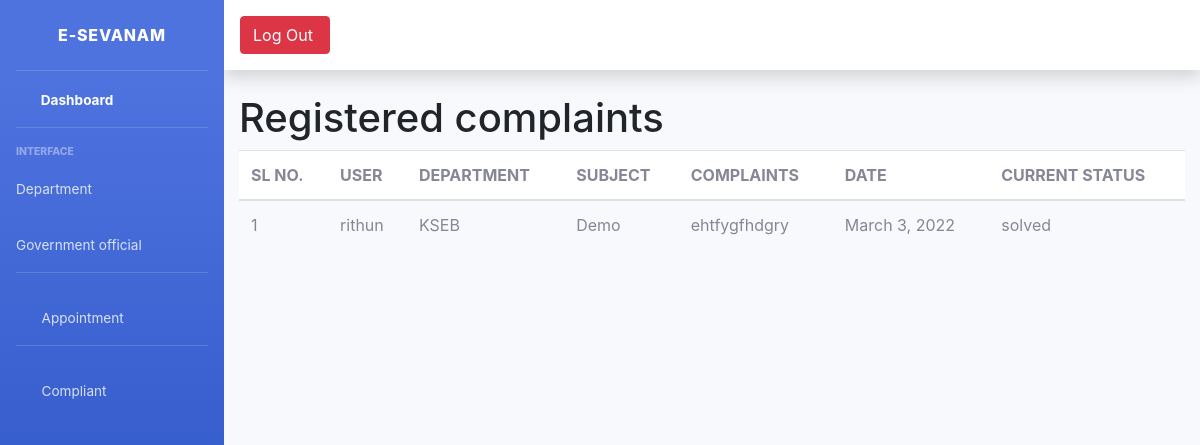
The app's page /complaints, older data.
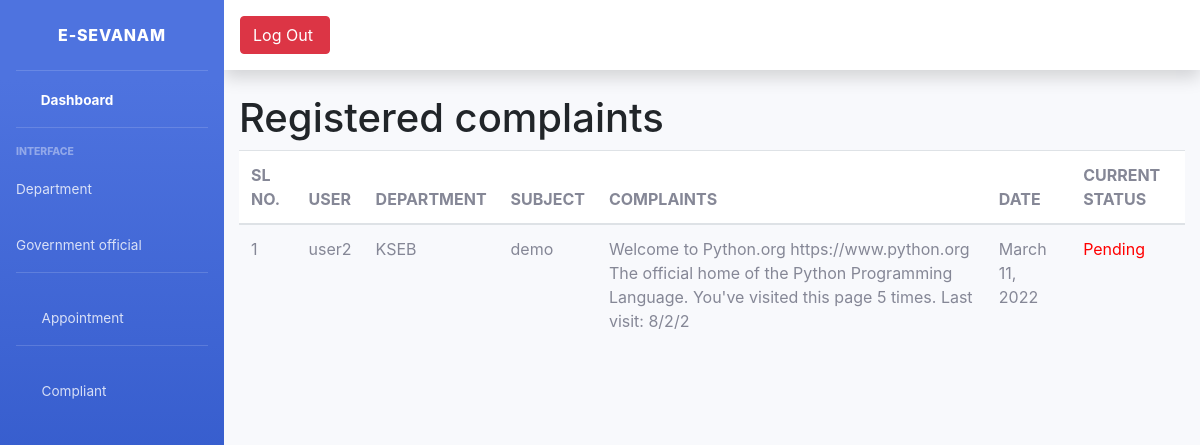
The same page, newer data.
### manageapp1/models.py (models this page shows)
class Complaints(models.Model):
    user = models.ForeignKey(Login, on_delete=models.DO_NOTHING)
    department = models.ForeignKey(Department, on_delete=models.DO_NOTHING)
    subject = models.CharField(max_length=200)
    complaint = models.TextField()
    date = models.DateField(auto_now=True)
    reply = models.TextField(null=True, blank=True)

class Login(AbstractUser):
    is_govt = models.BooleanField(default=False)
    is_user = models.BooleanField(default=False)

class Department(models.Model):
    name= models.CharField(max_length=200)
    place= models.CharField(max_length=200)
    contact_number= models.CharField(max_length=100)
    email= models.EmailField()
    def __str__(self):
        return self.name

### manageapp1/admin_views.py (the view)
# urls.py: path('complaints',admin_views.complaints_view, name='complaints'),
def complaints_view(request):
    data = Complaints.objects.all()
    return render(request, 'cmpview_table.html', {'data': data})

### templates/cmpview_table.html (shortened to what this page needs)
<!DOCTYPE html>
{% extends 'base.html' %}
{% load crispy_forms_filters %}
{% block content %}
<html lang="en">
<head>
   <h1>Registered complaints</h1>
 <head>
    <link rel="stylesheet" href="https://stackpath.bootstrapcdn.com/bootstrap/4.1.3/css/bootstrap.min.css">
    <table class="table">
  <thead class="table table-striped">
    <tr>
      <th scope="col">SL NO.</th>
      <th scope="col">USER</th>
        <th scope="col">DEPARTMENT</th>
        <th scope="col">SUBJECT</th>
      <th scope="col">COMPLAINTS</th>
      <th scope="col">DATE</th>
        <th scope="col">CURRENT STATUS</th>
    </tr>
  </thead>
  <tbody>
  {% for i in data %}
    <tr>
        <td>{{forloop.counter}}</td>
           <td>{{i.user}}</td>
           <td>{{i.department}}</td>
        <td>{{i.subject}}</td>
        <td>{{i.complaint}}</td>
        <td>{{i.date}}</td>
                        <td>
                        {% if i.reply == None %}
                        <p style="color:red"> Pending </p>
                        {% else %}
                        {{i.reply}}
                        {% endif %}
                    </td>
  {% endfor %}
    </tr>
  </tbody>
</head>
<body>
{% endblock %}

Row changes from the older to the newer data that the page shows:
changed Complaints "KSEB": user "rithun" → "user2"; subject "Demo" → "demo"; complaint "ehtfygfhdgry" → "Welcome to Python.org https://www.python.org The official home of the Python Programming Language. You've visited this page 5 times. Last visit: 8/2/2"; date "March 3, 2022" → "March 11, 2022"; reply "solved" → (not shown); now shows "Pending"
